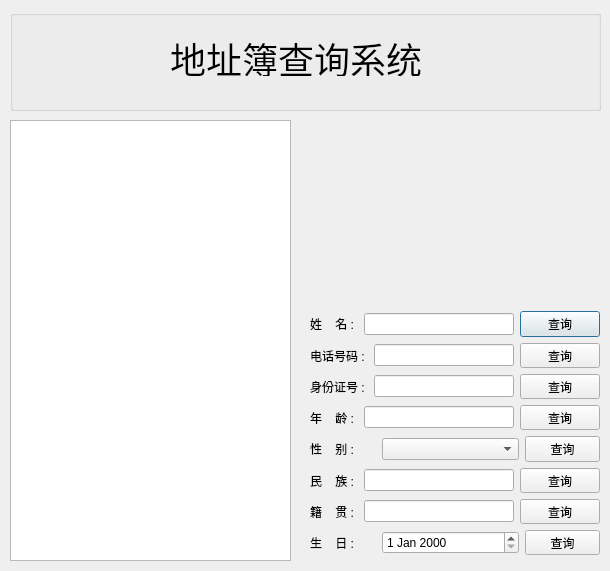
<?xml version="1.0" encoding="UTF-8"?>
<ui version="4.0">
 <class>smsDialog</class>
 <widget class="QDialog" name="smsDialog">
  <property name="geometry">
   <rect>
    <x>0</x>
    <y>0</y>
    <width>610</width>
    <height>571</height>
   </rect>
  </property>
  <property name="windowTitle">
   <string>Dialog</string>
  </property>
  <widget class="QGroupBox" name="groupBox">
   <property name="geometry">
    <rect>
     <x>10</x>
     <y>10</y>
     <width>591</width>
     <height>101</height>
    </rect>
   </property>
   <property name="title">
    <string/>
   </property>
   <widget class="QLabel" name="label_8">
    <property name="geometry">
     <rect>
      <x>160</x>
      <y>30</y>
      <width>261</width>
      <height>36</height>
     </rect>
    </property>
    <property name="font">
     <font>
      <pointsize>27</pointsize>
     </font>
    </property>
    <property name="text">
     <string>地址簿查询系统</string>
    </property>
   </widget>
  </widget>
  <widget class="QLabel" name="label">
   <property name="geometry">
    <rect>
     <x>330</x>
     <y>120</y>
     <width>161</width>
     <height>181</height>
    </rect>
   </property>
   <property name="text">
    <string/>
   </property>
  </widget>
  <widget class="QWidget" name="layoutWidget">
   <property name="geometry">
    <rect>
     <x>310</x>
     <y>311</y>
     <width>290</width>
     <height>244</height>
    </rect>
   </property>
   <layout class="QVBoxLayout" name="verticalLayout">
    <item>
     <layout class="QHBoxLayout" name="horizontalLayout">
      <item>
       <widget class="QLabel" name="label_2">
        <property name="text">
         <string>姓    名 : </string>
        </property>
       </widget>
      </item>
      <item>
       <widget class="QLineEdit" name="lineEdit">
        <property name="alignment">
         <set>Qt::AlignRight|Qt::AlignTrailing|Qt::AlignVCenter</set>
        </property>
       </widget>
      </item>
      <item>
       <widget class="QPushButton" name="pushButton">
        <property name="text">
         <string>查询</string>
        </property>
       </widget>
      </item>
     </layout>
    </item>
    <item>
     <layout class="QHBoxLayout" name="horizontalLayout_2">
      <item>
       <widget class="QLabel" name="label_3">
        <property name="text">
         <string>电话号码 : </string>
        </property>
       </widget>
      </item>
      <item>
       <widget class="QLineEdit" name="lineEdit_2">
        <property name="alignment">
         <set>Qt::AlignRight|Qt::AlignTrailing|Qt::AlignVCenter</set>
        </property>
       </widget>
      </item>
      <item>
       <widget class="QPushButton" name="pushButton_2">
        <property name="text">
         <string>查询</string>
        </property>
       </widget>
      </item>
     </layout>
    </item>
    <item>
     <layout class="QHBoxLayout" name="horizontalLayout_4">
      <item>
       <widget class="QLabel" name="label_5">
        <property name="text">
         <string>身份证号 : </string>
        </property>
       </widget>
      </item>
      <item>
       <widget class="QLineEdit" name="lineEdit_3">
        <property name="alignment">
         <set>Qt::AlignRight|Qt::AlignTrailing|Qt::AlignVCenter</set>
        </property>
       </widget>
      </item>
      <item>
       <widget class="QPushButton" name="pushButton_3">
        <property name="text">
         <string>查询</string>
        </property>
       </widget>
      </item>
     </layout>
    </item>
    <item>
     <layout class="QHBoxLayout" name="horizontalLayout_5">
      <item>
       <widget class="QLabel" name="label_6">
        <property name="text">
         <string>年    龄 : </string>
        </property>
       </widget>
      </item>
      <item>
       <widget class="QLineEdit" name="lineEdit_4">
        <property name="minimumSize">
         <size>
          <width>0</width>
          <height>0</height>
         </size>
        </property>
        <property name="alignment">
         <set>Qt::AlignRight|Qt::AlignTrailing|Qt::AlignVCenter</set>
        </property>
       </widget>
      </item>
      <item>
       <widget class="QPushButton" name="pushButton_4">
        <property name="text">
         <string>查询</string>
        </property>
       </widget>
      </item>
     </layout>
    </item>
    <item>
     <layout class="QHBoxLayout" name="horizontalLayout_6">
      <item>
       <widget class="QLabel" name="label_7">
        <property name="maximumSize">
         <size>
          <width>66</width>
          <height>16777215</height>
         </size>
        </property>
        <property name="text">
         <string>性    别 : </string>
        </property>
       </widget>
      </item>
      <item>
       <widget class="QComboBox" name="comboBox">
        <property name="enabled">
         <bool>true</bool>
        </property>
        <property name="minimumSize">
         <size>
          <width>0</width>
          <height>0</height>
         </size>
        </property>
        <property name="layoutDirection">
         <enum>Qt::LeftToRight</enum>
        </property>
        <item>
         <property name="text">
          <string/>
         </property>
        </item>
        <item>
         <property name="text">
          <string>男</string>
         </property>
        </item>
        <item>
         <property name="text">
          <string>女</string>
         </property>
        </item>
       </widget>
      </item>
      <item>
       <widget class="QPushButton" name="pushButton_5">
        <property name="maximumSize">
         <size>
          <width>75</width>
          <height>16777215</height>
         </size>
        </property>
        <property name="text">
         <string>查询</string>
        </property>
       </widget>
      </item>
     </layout>
    </item>
    <item>
     <layout class="QHBoxLayout" name="horizontalLayout_7">
      <item>
       <widget class="QLabel" name="label_9">
        <property name="text">
         <string>民    族 : </string>
        </property>
       </widget>
      </item>
      <item>
       <widget class="QLineEdit" name="lineEdit_6">
        <property name="alignment">
         <set>Qt::AlignRight|Qt::AlignTrailing|Qt::AlignVCenter</set>
        </property>
       </widget>
      </item>
      <item>
       <widget class="QPushButton" name="pushButton_6">
        <property name="text">
         <string>查询</string>
        </property>
       </widget>
      </item>
     </layout>
    </item>
    <item>
     <layout class="QHBoxLayout" name="horizontalLayout_9">
      <item>
       <widget class="QLabel" name="label_10">
        <property name="text">
         <string>籍    贯 : </string>
        </property>
       </widget>
      </item>
      <item>
       <widget class="QLineEdit" name="lineEdit_7">
        <property name="alignment">
         <set>Qt::AlignRight|Qt::AlignTrailing|Qt::AlignVCenter</set>
        </property>
       </widget>
      </item>
      <item>
       <widget class="QPushButton" name="pushButton_7">
        <property name="text">
         <string>查询</string>
        </property>
       </widget>
      </item>
     </layout>
    </item>
    <item>
     <layout class="QHBoxLayout" name="horizontalLayout_3">
      <item>
       <widget class="QLabel" name="label_4">
        <property name="maximumSize">
         <size>
          <width>66</width>
          <height>16777215</height>
         </size>
        </property>
        <property name="text">
         <string>生    日 : </string>
        </property>
       </widget>
      </item>
      <item>
       <widget class="QDateEdit" name="dateEdit">
        <property name="minimumSize">
         <size>
          <width>0</width>
          <height>0</height>
         </size>
        </property>
       </widget>
      </item>
      <item>
       <widget class="QPushButton" name="pushButton_8">
        <property name="maximumSize">
         <size>
          <width>75</width>
          <height>16777215</height>
         </size>
        </property>
        <property name="text">
         <string>查询</string>
        </property>
       </widget>
      </item>
     </layout>
    </item>
   </layout>
  </widget>
  <widget class="QTableView" name="tableView">
   <property name="geometry">
    <rect>
     <x>10</x>
     <y>120</y>
     <width>281</width>
     <height>441</height>
    </rect>
   </property>
  </widget>
 </widget>
 <resources/>
 <connections/>
</ui>
